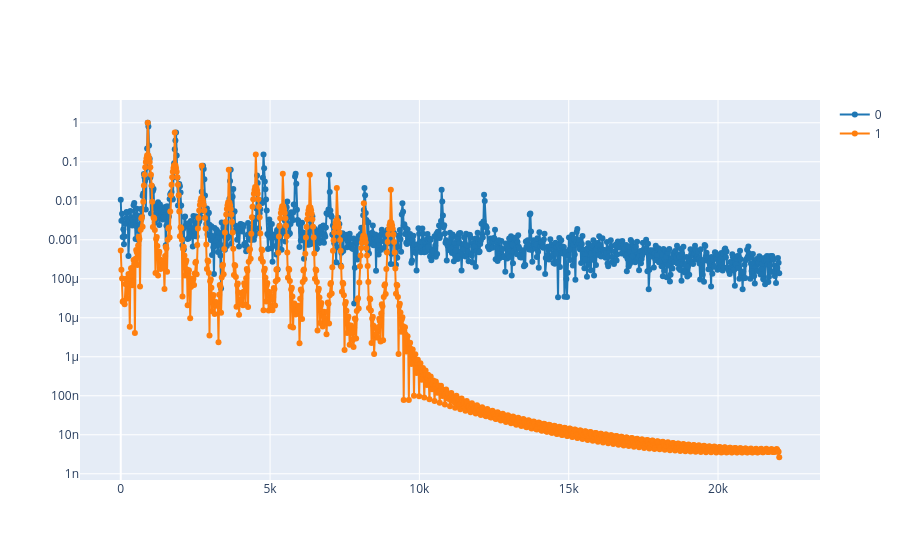

The notebook cell saved with this chart:
### Markdown cell above
2.2. Calculate the spectrogram of the synthesized signal `S_synt`; and compare the spectrums of both signals at the same time using `plot_spectrum_at(ff, tt, [S_ref, S_synt], time)`, where `S_ref`is spectrogram of the reference signal.

**Note:** use the same window length to calculate both spectrograms.

### Code cell
# Calcula l'espectrograma del senyal sintetitzat (mateix window_length que abans!)
ff_synt, tt_synt, S_synt = spectrogram(y_synt, fs, nperseg=window_length, noverlap=window_length//2)

# Compara els espectres al mateix temps que vas triar abans
time_selected = 0.14  # Usa el mateix temps de l'exercici 1.2
plot_spectrum_at(ff, tt, [S, S_synt], time_selected)
plt.legend(['Referència', 'Sintetitzat'])
plt.title(f'Comparació d\'espectres a t={time_selected}s')
plt.show()

### Figure 1 — Plotly figure (JSON) as saved in the notebook; plotly's stock layout.template omitted (floating-point values rounded to 4 significant figures; data arrays with more than 128 entries replaced by an {"elided": "..."} marker saying what was removed)
{"data": [{"line": {"color": "#1f77b4", "shape": "linear"}, "mode": "lines+markers", "name": "0", "type": "scatter", "x": {"elided": "1025 float values"}, "y": {"elided": "1025 float values"}}, {"line": {"color": "#ff7f0e", "shape": "linear"}, "mode": "lines+markers", "name": "1", "type": "scatter", "x": {"elided": "1025 float values"}, "y": {"elided": "1025 float values"}}], "layout": {"yaxis": {"type": "log"}}}
